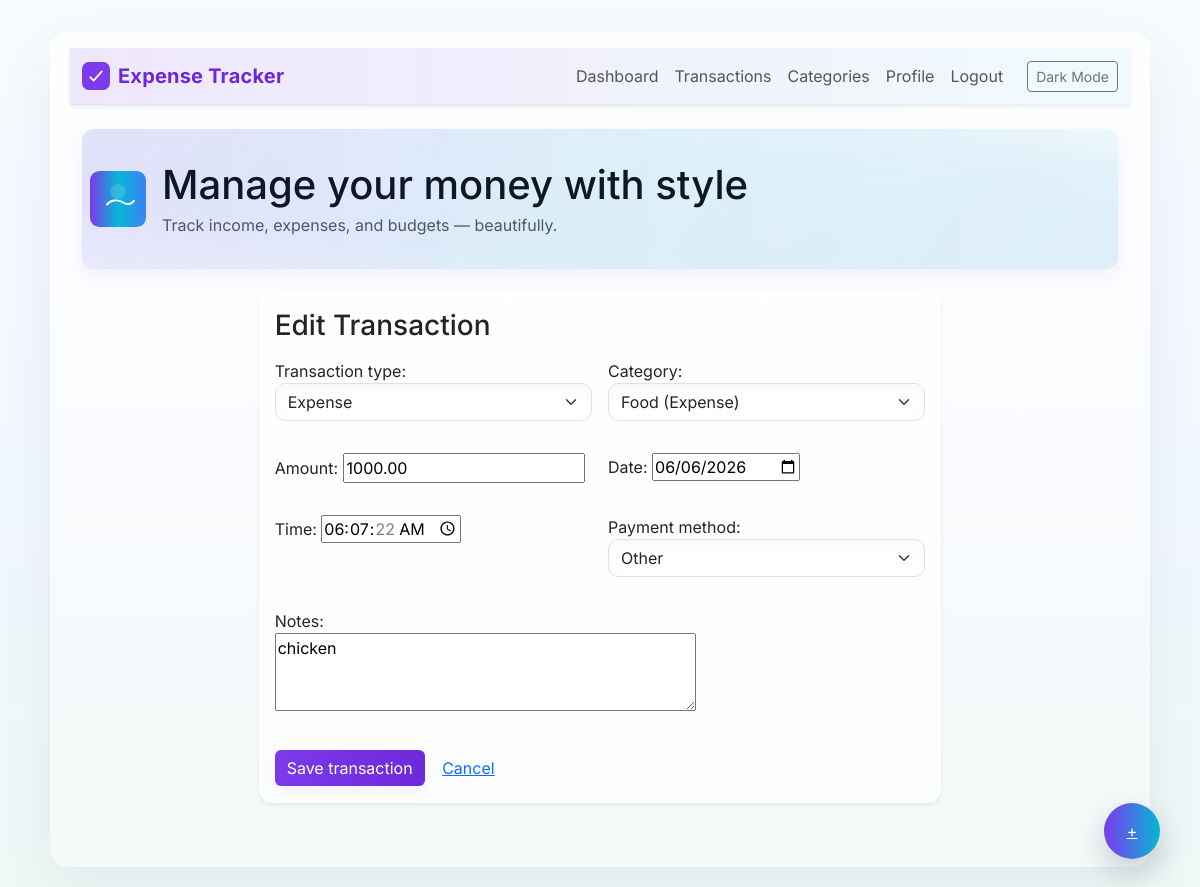
The page /transactions/1/edit/ (signed in) on the database its author committed.
### app/models.py (models this page shows, shortened)
class Transaction(models.Model):
    TRANSACTION_TYPES = [
        ('income', 'Income'),
        ('expense', 'Expense'),
    ]
    PAYMENT_METHODS = [
        ('cash', 'Cash'),
        ('card', 'Card'),
        ('bank', 'Bank Transfer'),
        ('other', 'Other'),
    ]
    user = models.ForeignKey(User, on_delete=models.CASCADE, related_name='transactions')
    category = models.ForeignKey(Category, on_delete=models.PROTECT, related_name='transactions')
    amount = models.DecimalField(max_digits=12, decimal_places=2)
    transaction_type = models.CharField(max_length=10, choices=TRANSACTION_TYPES)
    payment_method = models.CharField(max_length=32, choices=PAYMENT_METHODS, default='cash')
    date = models.DateField(default=timezone.localdate)
    time = models.TimeField(default=current_time)
    notes = models.TextField(blank=True)
    created_at = models.DateTimeField(auto_now_add=True)
    class Meta:
        ordering = ['-date', '-time', '-created_at']

### app/views.py (the view)
# urls.py: path('transactions/<int:pk>/edit/', views.transaction_update, name='transaction_update'),
@login_required
def transaction_update(request, pk):
    transaction = get_object_or_404(Transaction, pk=pk, user=request.user)
    if request.method == 'POST':
        form = TransactionForm(request.POST, instance=transaction, user=request.user)
        if form.is_valid():
            form.save()
            logger.info('Transaction updated by %s: id=%s type=%s amount=%s', request.user.username, transaction.pk, transaction.transaction_type, transaction.amount)
            messages.success(request, 'Transaction updated successfully.')
            return redirect('transaction_list')
    else:
        form = TransactionForm(instance=transaction, user=request.user)
    return render(request, 'app/transaction_form.html', {'form': form, 'title': 'Edit Transaction'})

### app/models.py (called while the page is built)
    def __str__(self):
        return f"{self.name} ({self.get_category_type_display()})"

### templates/app/transaction_form.html (shortened to what this page needs)
{% extends 'app/base.html' %}
{% block content %}
<div class="row justify-content-center">
    <div class="col-xl-8 col-lg-10">
        <div class="card shadow-sm">
            <div class="card-body">
                <h3 class="card-title mb-3">{{ title }}</h3>
                <form method="post" novalidate>
                    <div class="row g-3">
                        {% for field in form %}
                            <div class="col-md-6">
                                <div class="mb-3">
                                    {{ field.label_tag }}
                                    {{ field }}
                                </div>
                            </div>
                        {% endfor %}
                    </div>
                    <button type="submit" class="btn btn-primary mt-3">Save transaction</button>
                    <a class="btn btn-link mt-3" href="{% url 'transaction_list' %}">Cancel</a>
                </form>
            </div>
        </div>
    </div>
</div>
{% endblock %}

### static/app/css/styles.css (style rules this page uses)
:root { color-scheme: light; --bg: linear-gradient(180deg, #f7fbff 0%, #f1f7ff 50%, #eef8f6 100%); --surface: linear-gradient(180deg, #ffffffcc, #ffffffcc); --text: #0f1724; --muted: #6c757d; --border: rgba(15,23,36,0.08); --primary-500: #7c3aed; --primary-600: #6d28d9; --accent: #06b6d4; --success: #10b981; --danger: #ef4444; --glass: rgba(255,255,255,0.6); --shadow-1: 0 6px 18px rgba(99,102,241,0.08); --shadow-2: 0 10px 30px rgba(15,23,42,0.06); }
body { background: var(--bg); color: var(--text); font-family: 'Inter', system-ui, -apple-system, 'Segoe UI', Roboto, 'Helvetica Neue', Arial; -webkit-font-smoothing: antialiased; -moz-osx-font-smoothing: grayscale; }
.card { border: none; border-radius: 14px; background: var(--surface); box-shadow: var(--shadow-2); overflow: hidden; }
.btn-primary, .btn-outline-primary { min-width: 140px; }
.btn-primary { background-image: linear-gradient(90deg, var(--primary-500), var(--primary-600)); border: none; color: white; box-shadow: var(--shadow-1); }
.form-control, .form-select { border-radius: 10px; box-shadow: 0 4px 14px rgba(12,17,23,0.03) inset; }

### rows shown on the page
Transaction: form "Expense" "Food (Expense)" "1000.00" "06/06/2026" "06:07:22" "Other" "chicken"

### other values the page prints
{{ title }} "Edit Transaction"
{{ field.label_tag }} "Transaction type:" "Category:" "Amount:" "Date:" "Time:" "Payment method:" "Notes:"
